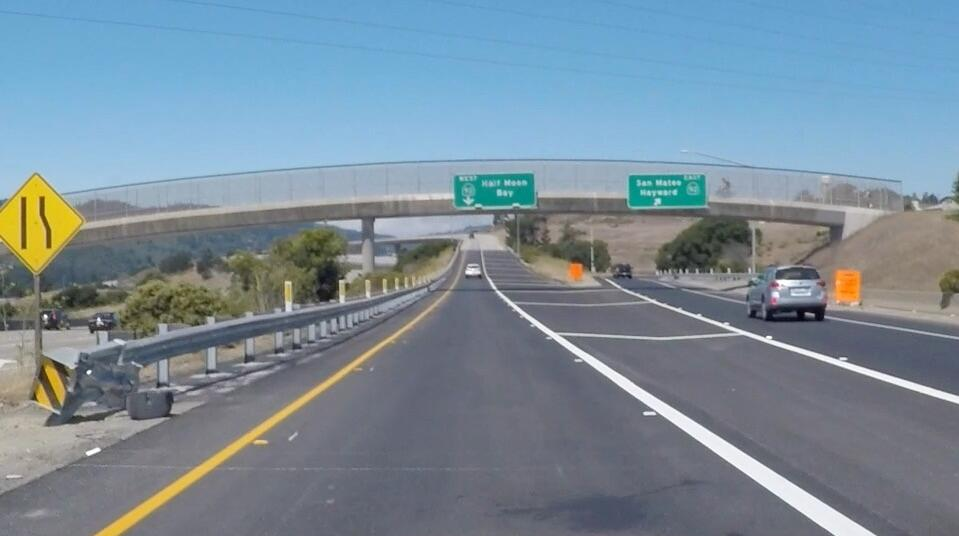
#> input picture FirstBlock/test2.jpg, 959 x 536 px
$ python '5.Canny to Detet Lane Lines.py'
#> lines starting #> are read from the running program, lines starting #| are printed output that depends on the picture; after the words box and inside, x2 and y2 are one past the last pixel; in counts of white or black regions, pixels touching at a corner belong together
# -*- coding:utf-8 -*-
# @Date :2022/1/19 10:28
# @Author:KittyLess
# @name: 5.Canny to Detet Lane Lines

import matplotlib.pyplot as plt
import matplotlib.image as mpimg
import cv2
import numpy as np

image = mpimg.imread('test2.jpg')
#> image is the input picture: shape (536, 959, 3); mean R, G, B 121.8, 140.3, 153.4
gray = cv2.cvtColor(image,cv2.COLOR_BGR2GRAY)
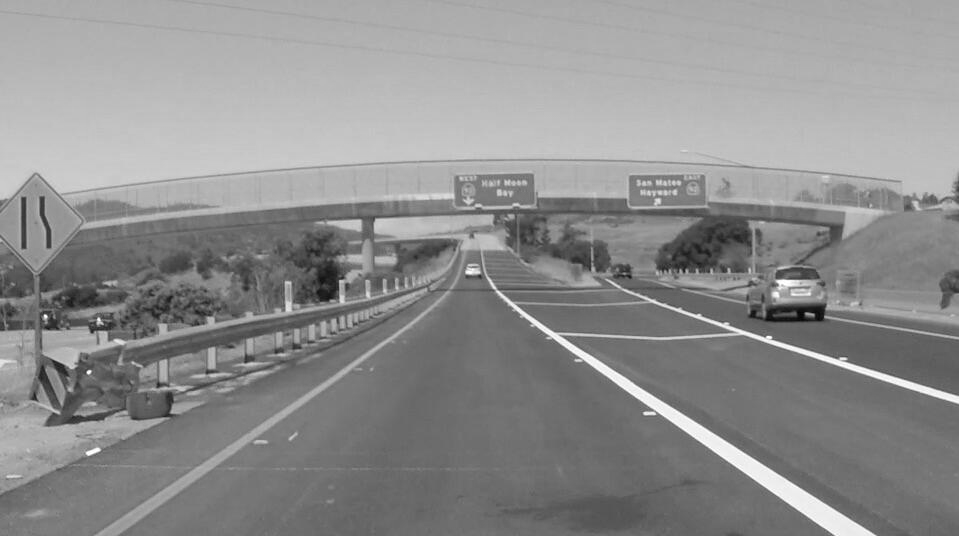
#> gray: shape (536, 959); min 4, max 255, mean 142.1

# Define a kernel size for gaussian smoothing
kernel_size = 3
blur_gray = cv2.GaussianBlur(gray,(kernel_size,kernel_size),0)

low_threshod = 100
high_threshold = 200
edges = cv2.Canny(blur_gray,low_threshod,high_threshold)
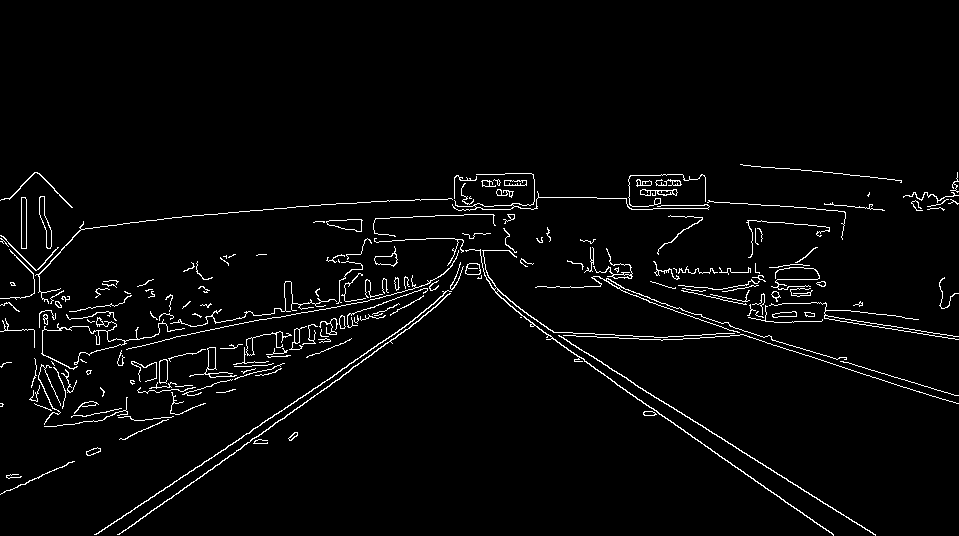
#> edges: shape (536, 959); 2.9% white in thin lines or dots, all inside (x1, y1, x2, y2) = (0, 164, 959, 536)

plt.imshow(edges,cmap='Greys_r')
plt.show()

$ run again, with FirstBlock/test.jpg copied over FirstBlock/test2.jpg
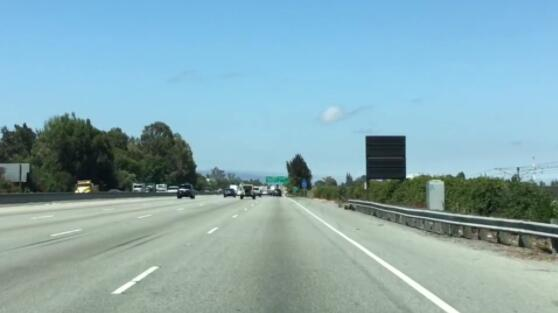
#> input picture FirstBlock/test.jpg, 558 x 313 px
#> image is the input picture: shape (313, 558, 3); mean R, G, B 135.2, 171.1, 179.6
#> `gray = cv2.cvtColor(image,cv2.COLOR_BGR2GRAY)`:
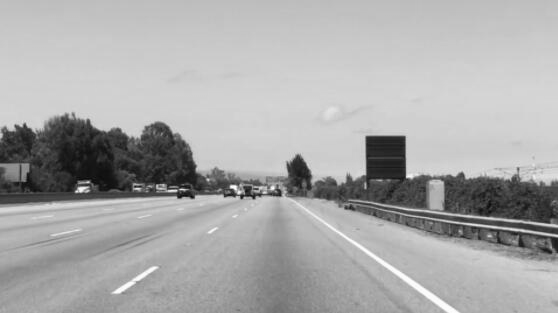
#> gray: shape (313, 558); min 4, max 254, mean 169.5
#> `edges = cv2.Canny(blur_gray,low_threshod,high_threshold)`:
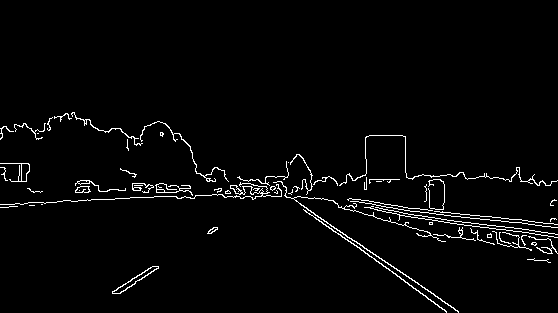
#> edges: shape (313, 558); 2.7% white in thin lines or dots, all inside (x1, y1, x2, y2) = (0, 112, 558, 313)
